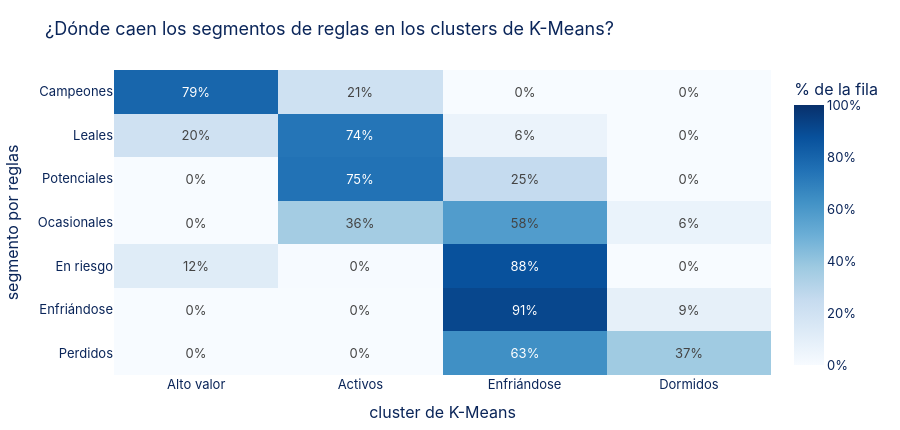

The notebook cell this image was saved under:
### Markdown cell above
### Demostración C.3 — ¿Reglas o clusters?

### Code cell
# ── DEMOSTRACIÓN C.3 ──────────────────────────────────────────────────
if activos is not None and "cluster_nombre" in activos:
    orden = ["Campeones", "Leales", "Potenciales", "Ocasionales", "En riesgo", "Enfriándose", "Perdidos"]
    cols = ["Alto valor", "Activos", "Enfriándose", "Dormidos"]
    cruce = pd.crosstab(activos["segmento"], activos["cluster_nombre"]).reindex(orden)
    print(cruce[cols].to_string())
    print(f"\nARI entre reglas y clusters: {adjusted_rand_score(activos['segmento'], activos['cluster']):.3f}")

    # mapa del cruce: color = % de cada segmento de reglas que cae en cada cluster
    pct = cruce[cols].div(cruce[cols].sum(axis=1), axis=0)
    fig = go.Figure(go.Heatmap(
        z=pct.values, x=cols, y=orden, colorscale="Blues", zmin=0, zmax=1, customdata=cruce[cols].values,
        text=[[f"{p:.0%}" for p in fila] for fila in pct.values], texttemplate="%{text}",
        colorbar=dict(title="% de la fila", tickformat=".0%"),
        hovertemplate="Reglas: <b>%{y}</b><br>K-Means: <b>%{x}</b><br>%{customdata:,} clientes "
                      "(%{z:.1%} del segmento)<extra></extra>"))
    fig.update_layout(title="¿Dónde caen los segmentos de reglas en los clusters de K-Means?",
                      xaxis_title="cluster de K-Means", yaxis=dict(title="segmento por reglas", autorange="reversed"),
                      height=430)
    fig.show()

    # los clientes en el espacio RFM: gira, haz zoom y apaga clusters en la leyenda
    vista = activos.reset_index().rename(columns={"index": "id_cliente"})
    fig = px.scatter_3d(vista, x="recencia", y="frecuencia", z="monto", color="cluster_nombre",
                        color_discrete_map=COLOR_CLUSTER, log_x=True, log_y=True, log_z=True, opacity=0.55,
                        hover_name=vista.columns[0], hover_data={"segmento": True, "cluster_nombre": False,
                                                                 "recencia": True, "frecuencia": True,
                                                                 "monto": ":,.0f"},
                        category_orders={"cluster_nombre": cols},
                        title="Clusters de K-Means en el espacio RFM (escala log) · arrastra para girar")
    fig.update_traces(marker=dict(size=2.5))
    fig.update_layout(height=620, legend=dict(title="cluster", itemsizing="constant"),
                      scene=dict(xaxis_title="recencia (días)", yaxis_title="frecuencia", zaxis_title="monto (S/)"))
    fig.show()

### Figure 1 — Plotly figure (JSON) as saved in the notebook; plotly's stock layout.template omitted (floating-point values rounded to 4 significant figures)
{"data": [{"colorbar": {"tickformat": ".0%", "title": {"text": "% de la fila"}}, "colorscale": [[0, "rgb(247,251,255)"], [0.125, "rgb(222,235,247)"], [0.25, "rgb(198,219,239)"], [0.375, "rgb(158,202,225)"], [0.5, "rgb(107,174,214)"], [0.625, "rgb(66,146,198)"], [0.75, "rgb(33,113,181)"], [0.875, "rgb(8,81,156)"], [1, "rgb(8,48,107)"]], "customdata": [[711, 185, 0, 0], [401, 1440, 118, 0], [0, 936, 318, 0], [0, 299, 486, 53], [52, 2, 382, 0], [0, 0, 241, 23], [0, 0, 453, 265]], "hovertemplate": "Reglas: <b>%{y}</b><br>K-Means: <b>%{x}</b><br>%{customdata:,} clientes (%{z:.1%} del segmento)<extra></extra>", "text": [["79%", "21%", "0%", "0%"], ["20%", "74%", "6%", "0%"], ["0%", "75%", "25%", "0%"], ["0%", "36%", "58%", "6%"], ["12%", "0%", "88%", "0%"], ["0%", "0%", "91%", "9%"], ["0%", "0%", "63%", "37%"]], "texttemplate": "%{text}", "type": "heatmap", "x": ["Alto valor", "Activos", "Enfriándose", "Dormidos"], "y": ["Campeones", "Leales", "Potenciales", "Ocasionales", "En riesgo", "Enfriándose", "Perdidos"], "z": [[0.7935, 0.2065, 0.0, 0.0], [0.2047, 0.7351, 0.06023, 0.0], [0.0, 0.7464, 0.2536, 0.0], [0.0, 0.3568, 0.58, 0.06325], [0.1193, 0.004587, 0.8761, 0.0], [0.0, 0.0, 0.9129, 0.08712], [0.0, 0.0, 0.6309, 0.3691]], "zmax": 1, "zmin": 0}], "layout": {"height": 430, "title": {"text": "¿Dónde caen los segmentos de reglas en los clusters de K-Means?"}, "xaxis": {"title": {"text": "cluster de K-Means"}}, "yaxis": {"autorange": "reversed", "title": {"text": "segmento por reglas"}}}}
